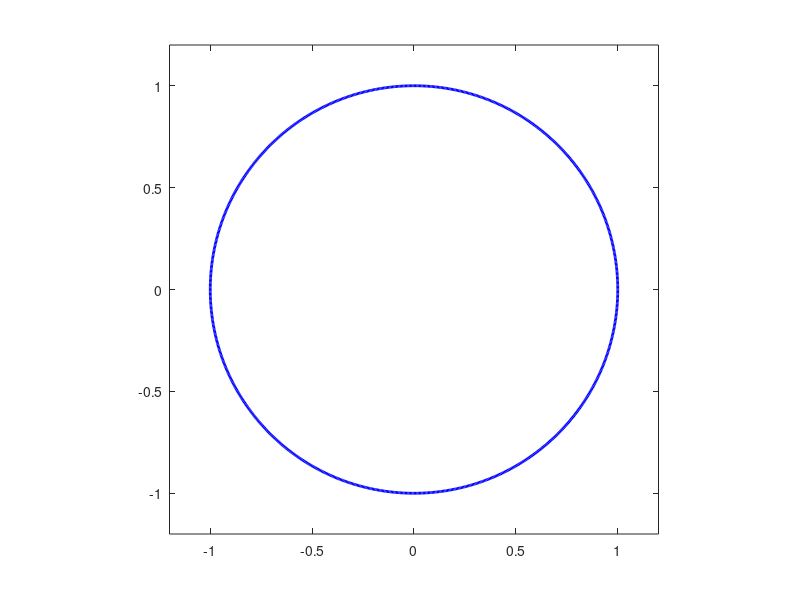

MATLAB code for this plot: (Note: this script raises an error after producing the figure.)
clear; clc;
cd('../source/');

%% Eigenvalues
% plot of unit circle in the complex plane
plot(exp(1i*linspace(0,2*pi,1000)),'b','LineWidth',2);
axis([-1.2,1.2,-1.2,1.2]);
axis equal;

% discrete transfer operator
P = getPTilde(-7,7,2);
EV = eig(P);

% plot eigenvalues of P
hold on;
plot(EV,'+','color',[0,0.6,0]);
hold off;


%% Eigenfunctions
% sorted indices of eigenvalues
[~,I] = sort(abs(EV-1));

% Plotting of corresponding eigenfunctions
plotEigenfunction(P,-7,7,I(2));
% frame=getframe(gcf);
% G=frame2im(frame);
% imwrite(G,'test.png','XResolution',300);
% % me2im(frame);
% set(gca,'LooseInset',get(gca,'TightInset'))
% set(gcf, 'Position', [50 50 size(getframe(gcf), 2) size(getframe(gcf), 1)]);
% saveas(gcf,'test4.png')

plotEigenfunction(P,-7,7,I(3));
plotEigenfunction(P,-7,7,I(4));

cd('../scripts');
